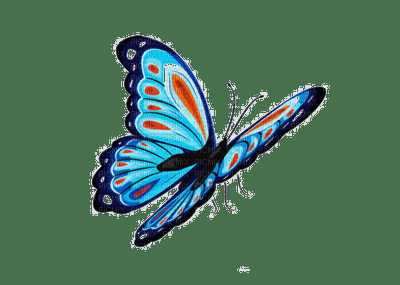
#> input picture pic.png, 400 x 285 px
$ python pic_processing.py
#> lines starting #> are read from the running program, lines starting #| are printed output that depends on the picture
import cv2
import numpy as np

def process_pic_opencv(file_path):
    # Загрузка изображения
#> called with file_path = 'pic.png'
    pic = cv2.imread(file_path, cv2.IMREAD_UNCHANGED)
#> pic is the input picture: shape (285, 400, 4); mean B, G, R, A 89.7, 113.4, 73.3, 46

    # Проверяем, содержит ли изображение альфа-канал
    if pic.shape[2] == 4:  # Альфа-канал присутствует
        # Отделяем альфа-канал
        b, g, r, alpha = cv2.split(pic)
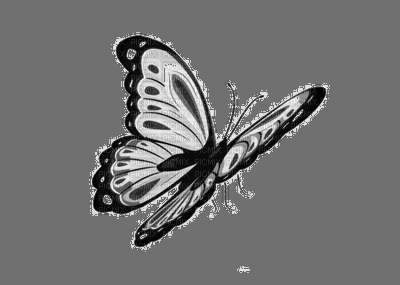
#> g: shape (285, 400); min 0, max 249, mean 113.4
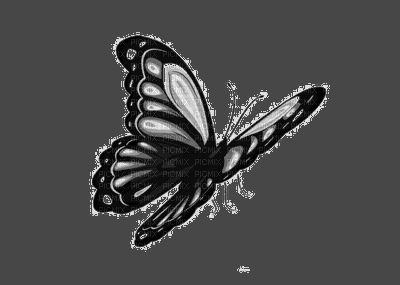
#> r: shape (285, 400); min 0, max 239, mean 73.3
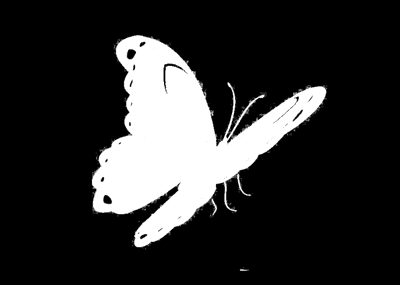
#> alpha: shape (285, 400); min 0, max 255, mean 46

        # Создаем белый фон
        white_background = np.ones_like(alpha) * 255

        # Добавляем белый фон к прозрачным участкам
        alpha_normalized = alpha / 255.0
        b = b * alpha_normalized + white_background * (1 - alpha_normalized)
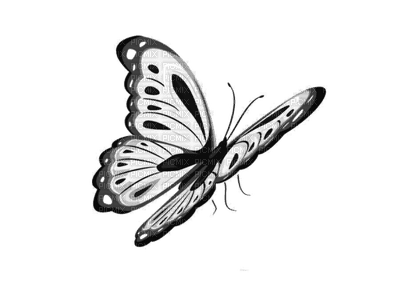
#> b: shape (285, 400) float64; min 4, max 255, mean 233.3
        g = g * alpha_normalized + white_background * (1 - alpha_normalized)
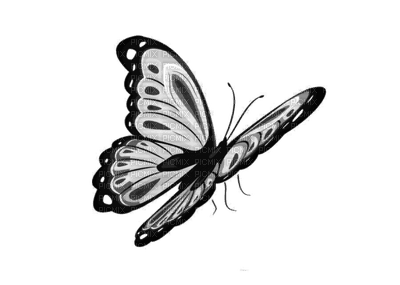
#> g: shape (285, 400) float64; min 0, max 255, mean 228.5
        r = r * alpha_normalized + white_background * (1 - alpha_normalized)
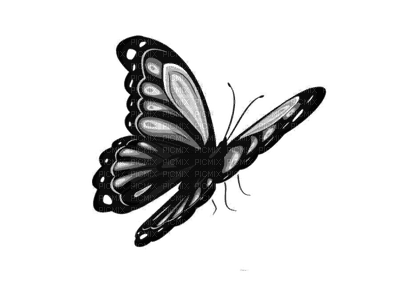
#> r: shape (285, 400) float64; min 0, max 255, mean 220.9

        # Объединяем каналы в итоговое изображение
        pic = cv2.merge((b, g, r)).astype(np.uint8)
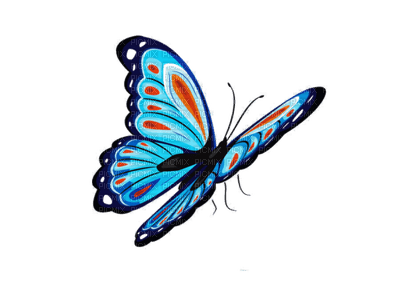
#> pic: shape (285, 400, 3); mean B, G, R 233.2, 228.5, 220.9

    # Возвращаем обработанное изображение
    return pic

# Пример использования
file_path = "pic.png"  # Путь к вашему файлу
processed_pic = process_pic_opencv(file_path)
cv2.imshow("Processed pic", processed_pic)  # Покажем результат
cv2.imwrite("processed_pic.jpg", processed_pic)  # Сохраним в новый файл
cv2.waitKey(0)
cv2.destroyAllWindows()
